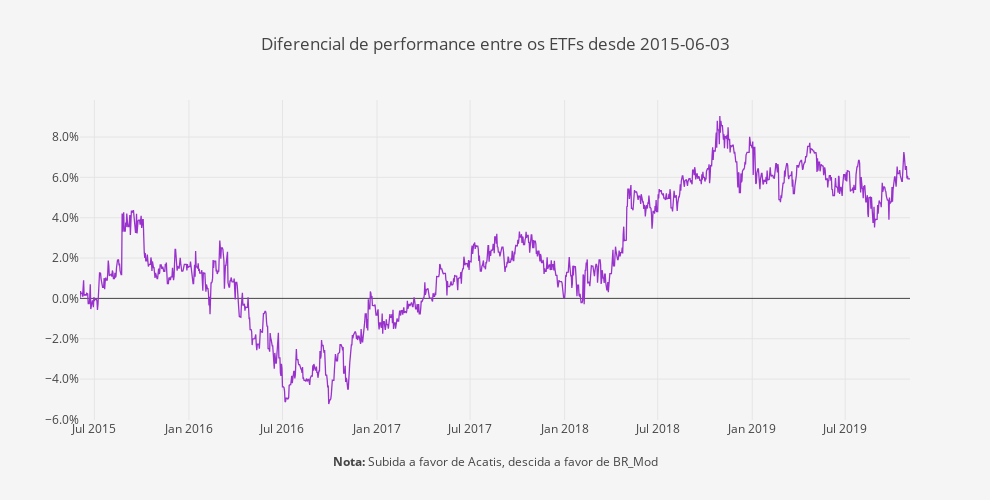

Here is the notebook cell this chart was saved with:
### Code cell
layout = go.Layout(
    title='Diferencial de performance entre os ETFs desde ' + Begin,
    plot_bgcolor='#f5f5f5',
    paper_bgcolor='#f5f5f5',
    width=990,
    height=500,
    xaxis=dict(
        title='<b>Nota:</b> Subida a favor de ' + fundos.columns[0] + ', descida a favor de ' + fundos.columns[1],
        showgrid=True,
        titlefont=dict(size=12),
    ),
    yaxis=dict(
        title='',
        showgrid=True,
        zeroline=True, # Adicionar ou não a zero line
        tickformat=".1%" # tickformat=".2%" se quiseres mais casas decimais
    ))

trace0 = go.Scatter(
    x = fundos.index,
    y = (round(((fundos.iloc[:, 0]/fundos.iloc[:, 1])- 1), 5)),
    name = 'Portfolio',
    line = dict(
        color = 'darkorchid',
        width = 1.3)
)

data = [trace0]
        
fig = go.Figure(data=data, layout=layout)
py.iplot(fig)

### Figure 1 — Plotly figure (JSON) as saved in the notebook; plotly's stock layout.template omitted (floating-point values rounded to 4 significant figures; data arrays with more than 128 entries replaced by an {"elided": "..."} marker saying what was removed)
{"data": [{"line": {"color": "darkorchid", "width": 1.3}, "name": "Portfolio", "type": "scatter", "uid": "35fd1f15-2809-448d-9495-984cfe6c6838", "x": {"elided": "1616 str values"}, "y": {"elided": "1616 float values"}}], "layout": {"height": 500, "paper_bgcolor": "#f5f5f5", "plot_bgcolor": "#f5f5f5", "title": {"text": "Diferencial de performance entre os ETFs desde 2015-06-03"}, "width": 990, "xaxis": {"autorange": true, "range": ["2015-06-03", "2019-11-04"], "showgrid": true, "title": {"font": {"size": 12}, "text": "<b>Nota:</b> Subida a favor de Acatis, descida a favor de BR_Mod"}, "type": "date"}, "yaxis": {"autorange": true, "range": [-0.06028, 0.09835], "showgrid": true, "tickformat": ".1%", "title": {"text": ""}, "type": "linear", "zeroline": true}}}
